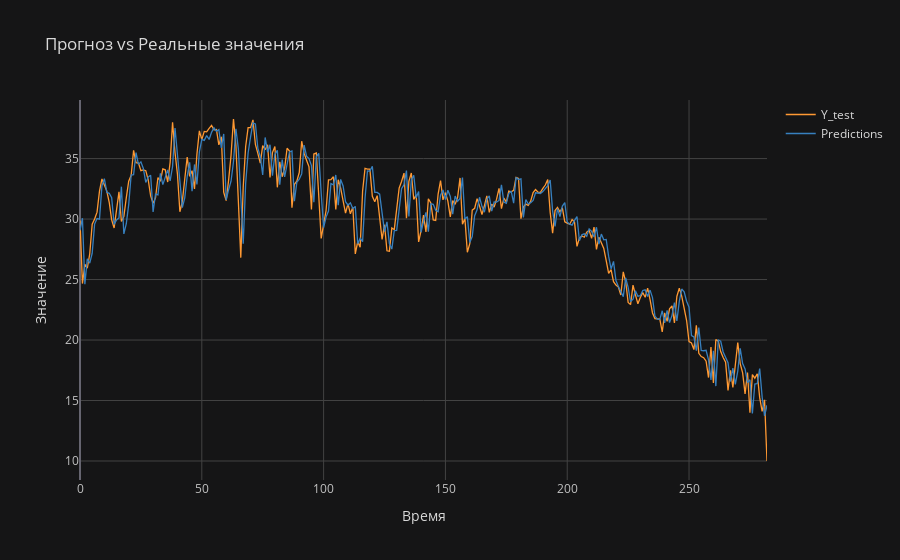

This figure's notebook cell:
### Code cell
df_test = pd.DataFrame({
    'Y_test': y_test.ravel(),
    'Predictions': rnn_pred.ravel()
})
# Отобразить на графике
df_test.iplot(title="Прогноз vs Реальные значения", xTitle="Время", yTitle="Значение", theme="solar")

### Figure 1 — Plotly figure (JSON) as saved in the notebook; plotly's stock layout.template omitted (floating-point values rounded to 4 significant figures; data arrays with more than 128 entries replaced by an {"elided": "..."} marker saying what was removed)
{"data": [{"line": {"color": "rgba(255, 153, 51, 1.0)", "dash": "solid", "shape": "linear", "width": 1.3}, "mode": "lines", "name": "Y_test", "text": "", "type": "scatter", "x": {"elided": "283 int values"}, "y": {"elided": "283 float values"}}, {"line": {"color": "rgba(55, 128, 191, 1.0)", "dash": "solid", "shape": "linear", "width": 1.3}, "mode": "lines", "name": "Predictions", "text": "", "type": "scatter", "x": {"elided": "283 int values"}, "y": {"elided": "283 float values"}}], "layout": {"legend": {"bgcolor": "#151516", "font": {"color": "#D9D9D9"}}, "paper_bgcolor": "#151516", "plot_bgcolor": "#151516", "title": {"font": {"color": "#D9D9D9"}, "text": "Прогноз vs Реальные значения"}, "xaxis": {"gridcolor": "#434343", "showgrid": true, "tickfont": {"color": "#C2C2C2"}, "title": {"font": {"color": "#D9D9D9"}, "text": "Время"}, "zerolinecolor": "#666570"}, "yaxis": {"gridcolor": "#434343", "showgrid": true, "tickfont": {"color": "#C2C2C2"}, "title": {"font": {"color": "#D9D9D9"}, "text": "Значение"}, "zerolinecolor": "#666570"}}}
